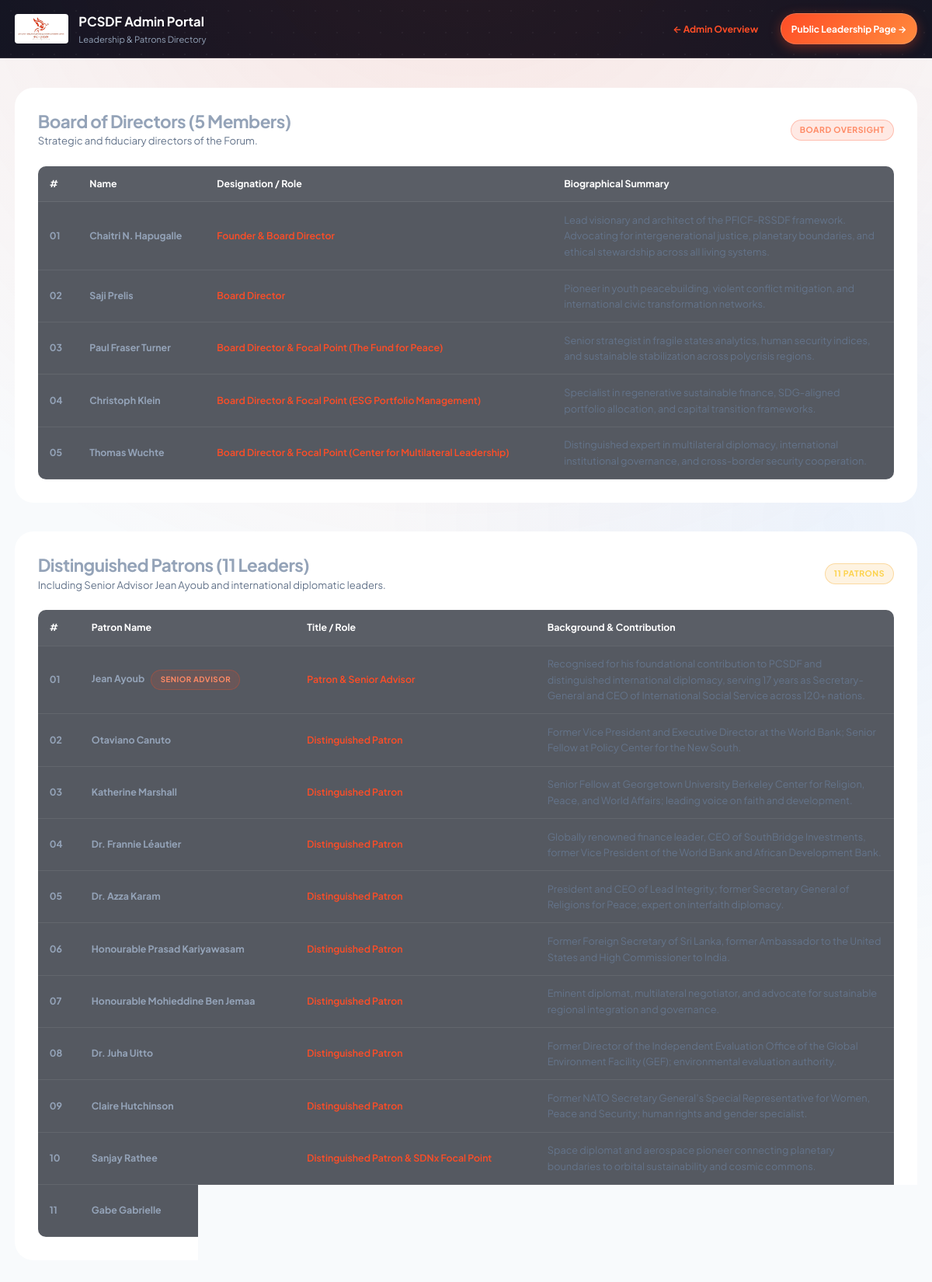
The app's page /admin/patrons.php with its own data.
### tables this page shows
CREATE TABLE IF NOT EXISTS `board_members` (
  `id` INT AUTO_INCREMENT PRIMARY KEY,
  `name` VARCHAR(150) NOT NULL,
  `role` VARCHAR(150) NOT NULL,
  `bio` TEXT,
  `linkedin_url` VARCHAR(255) DEFAULT NULL,
  `display_order` INT DEFAULT 0
);

CREATE TABLE IF NOT EXISTS `patrons` (
  `id` INT AUTO_INCREMENT PRIMARY KEY,
  `name` VARCHAR(150) NOT NULL,
  `title_role` VARCHAR(255) NOT NULL,
  `bio` TEXT,
  `linkedin_url` VARCHAR(255) DEFAULT NULL,
  `is_featured` TINYINT(1) DEFAULT 0,
  `display_order` INT DEFAULT 0
);

### includes/db.php (called while the page is built, shortened)
<?php
require_once __DIR__ . '/data.php';
class Database {
    private static ?PDO $pdo = null;
    public static function connect(): ?PDO {
        if (self::$pdo !== null) {
            return self::$pdo;
        }
        try {
            $dsn = "mysql:host=" . DB_HOST . ";port=" . DB_PORT . ";dbname=" . DB_NAME . ";charset=utf8mb4";
            $options = [
                PDO::ATTR_ERRMODE => PDO::ERRMODE_EXCEPTION,
                PDO::ATTR_DEFAULT_FETCH_MODE => PDO::FETCH_ASSOC,
                PDO::ATTR_EMULATE_PREPARES => false,
                PDO::ATTR_TIMEOUT => 3
            ];
            self::$pdo = new PDO($dsn, DB_USER, DB_PASS, $options);
            return self::$pdo;
        } catch (PDOException $e) {
            if ($e->getCode() == 1049) {
                try {
                    $server_dsn = "mysql:host=" . DB_HOST . ";port=" . DB_PORT . ";charset=utf8mb4";
                    $server_pdo = new PDO($server_dsn, DB_USER, DB_PASS, [PDO::ATTR_ERRMODE => PDO::ERRMODE_EXCEPTION]);
                    $sql_file = __DIR__ . '/../sql/pcsdf_db.sql';
                    if (file_exists($sql_file)) {
                        $sql = file_get_contents($sql_file);
                        $server_pdo->exec($sql);
                        self::$pdo = new PDO($dsn, DB_USER, DB_PASS, $options);
                        self::$is_connected = true;
                        return self::$pdo;
                    }
                } catch (Exception $setup_e) {
                    self::$connection_error = $setup_e->getMessage();
                }
            } else {
                self::$connection_error = $e->getMessage();
            }
            self::$is_connected = false;
            return null;
        }
    }
}
function getBoardMembers(): array {
    global $DEFAULT_BOARD;
    $pdo = Database::connect();
    if ($pdo) {
        try {
            $stmt = $pdo->query("SELECT * FROM board_members ORDER BY display_order ASC, id ASC");
            $rows = $stmt->fetchAll();
            if (!empty($rows)) {
                return $rows;
            }
        } catch (Exception $e) {
        }
    }
    return $DEFAULT_BOARD;
}
function getPatrons(): array {
    global $DEFAULT_PATRONS;
    $pdo = Database::connect();
    if ($pdo) {
        try {
            $stmt = $pdo->query("SELECT * FROM patrons ORDER BY display_order ASC, id ASC");
            $rows = $stmt->fetchAll();
            if (!empty($rows)) {
                return $rows;
            }
        } catch (Exception $e) {
        }
    }
    return $DEFAULT_PATRONS;
}

### admin/patrons.php (the view, shortened to what this page needs)
<?php
require_once __DIR__ . '/../includes/db.php';
$board = getBoardMembers();
$patrons = getPatrons();
?>
<!DOCTYPE html>
<html lang="en">
<head>
    <link rel="stylesheet" href="<?= BASE_URL ?>/assets/css/style.css">
</head>
<body style="background: #F8FAFC; padding-bottom: 4rem;">
    <header style="background: #0B1323; color: #FFF; padding: 1rem 0; border-bottom: 1px solid rgba(255,255,255,0.1);">
        <div class="container" style="display: flex; justify-content: space-between; align-items: center;">
            <div style="display: flex; align-items: center; gap: 0.85rem;">
                <img src="<?= BASE_URL ?>/assets/images/pcsdf-logo.jpg" alt="Logo" style="height: 38px; border-radius: 4px; background: #FFF; padding: 2px;">
                <div>
                    <span style="font-weight: 700; color: #FFF; font-size: 1.1rem;">PCSDF Admin Portal</span>
                    <span style="display: block; font-size: 0.75rem; color: #94A3B8;">Leadership &amp; Patrons Directory</span>
                </div>
            </div>
            <div style="display: flex; gap: 1rem; align-items: center;">
                <a href="<?= BASE_URL ?>/admin/index.php" class="btn btn-outline-white" style="padding: 0.4rem 0.85rem; font-size: 0.8rem;">
                    &larr; Admin Overview
                </a>
                <a href="<?= BASE_URL ?>/about.php" class="btn btn-primary" style="padding: 0.4rem 0.85rem; font-size: 0.8rem;">
                    Public Leadership Page &rarr;
                </a>
            </div>
        </div>
    </header>
    <div class="container" style="padding-top: 2.5rem;">
        <div style="background: #FFFFFF; border: 1px solid var(--border-light); border-radius: var(--radius-lg); padding: 2rem; box-shadow: var(--shadow-sm); margin-bottom: 2.5rem;">
            <div style="display: flex; justify-content: space-between; align-items: center; margin-bottom: 1.5rem;">
                <div>
                    <h2 style="font-family: var(--font-serif); font-size: 1.5rem; color: var(--secondary-dark);">
                        Board of Directors (5 Members)
                    </h2>
                    <p style="font-size: 0.875rem; color: #64748B;">Strategic and fiduciary directors of the Forum.</p>
                </div>
                <span class="badge badge-primary">Board Oversight</span>
            </div>
            <div class="table-responsive">
                <table class="data-table">
                <thead>
                    <tr>
                        <th>#</th>
                        <th>Name</th>
                        <th>Designation / Role</th>
                        <th>Biographical Summary</th>
                    </tr>
                </thead>
                <tbody>
                    <?php foreach ($board as $idx => $b): ?>
                        <tr>
                            <td><strong><?= sprintf('%02d', $idx + 1) ?></strong></td>
                            <td style="font-weight: 700; color: var(--secondary-dark);"><?= htmlspecialchars($b['name']) ?></td>
                            <td style="color: var(--primary); font-weight: 600;"><?= htmlspecialchars($b['role']) ?></td>
                            <td style="font-size: 0.85rem; color: #64748B; max-width: 400px;"><?= htmlspecialchars($b['bio'] ?? '') ?></td>
                        </tr>
                    <?php endforeach; ?>
                </tbody>
            </table>
            </div>
        </div>
        <div style="background: #FFFFFF; border: 1px solid var(--border-light); border-radius: var(--radius-lg); padding: 2rem; box-shadow: var(--shadow-sm);">
            <div style="display: flex; justify-content: space-between; align-items: center; margin-bottom: 1.5rem;">
                <div>
                    <h2 style="font-family: var(--font-serif); font-size: 1.5rem; color: var(--secondary-dark);">
                        Distinguished Patrons (11 Leaders)
                    </h2>
                    <p style="font-size: 0.875rem; color: #64748B;">Including Senior Advisor Jean Ayoub and international diplomatic leaders.</p>
                </div>
                <span class="badge badge-gold">11 Patrons</span>
            </div>
            <div class="table-responsive">
            <table class="data-table">
                <thead>
                    <tr>
                        <th>#</th>
                        <th>Patron Name</th>
                        <th>Title / Role</th>
                        <th>Background &amp; Contribution</th>
                    </tr>
                </thead>
                <tbody>
                    <?php foreach ($patrons as $idx => $patron): ?>
                        <tr>
                            <td><strong><?= sprintf('%02d', $idx + 1) ?></strong></td>
                            <td style="font-weight: 700; color: var(--secondary-dark);">
                                <?= htmlspecialchars($patron['name']) ?>
                                <?php if (!empty($patron['is_featured'])): ?>
                                    <span class="badge badge-primary" style="margin-left: 0.4rem; font-size: 0.65rem;">Senior Advisor</span>
                                <?php endif; ?>
                            </td>
                            <td style="color: var(--primary); font-weight: 600;"><?= htmlspecialchars($patron['title_role']) ?></td>
                            <td style="font-size: 0.85rem; color: #64748B; max-width: 400px;"><?= htmlspecialchars($patron['bio'] ?? '') ?></td>
                        </tr>
                    <?php endforeach; ?>
                </tbody>
            </table>
            </div>
        </div>
    </div>
</body>
</html>

### assets/css/style.css (style rules this page uses)
:root { --primary: #FF4D26; --primary-hover: #FF6842; --primary-glow: rgba(255, 77, 38, 0.35); --primary-subtle: rgba(255, 77, 38, 0.12); --primary-border: rgba(255, 77, 38, 0.28); --primary-gradient: linear-gradient(135deg, #FF4D26 0%, #FF8A3D 100%); --gold: #F59E0B; --gold-glow: rgba(245, 158, 11, 0.25); --emerald: #10B981; --emerald-glow: rgba(16, 185, 129, 0.25); --cyan: #06B6D4; --blue: #3B82F6; --bg-canvas: #080B11; --bg-surface: #0E131F; --bg-surface-elevated: #141B2D; --bg-card: rgba(18, 24, 38, 0.7); --bg-card-hover: rgba(24, 32, 50, 0.85); --border-subtle: rgba(255, 255, 255, 0.08); --border-card: rgba(255, 255, 255, 0.1); --border-hover: rgba(255, 77, 38, 0.4); --text-main: #FFFFFF; --text-body: #94A3B8; --text-muted: #64748B; --text-light: #F8FAFC; --font-sans: 'Plus Jakarta Sans', system-ui, -apple-system, sans-serif; --font-display: 'Space Grotesk', 'Plus Jakarta Sans', sans-serif; --radius-xs: 6px; --radius-sm: 10px; --radius-md: 16px; --radius-lg: 24px; --radius-pill: 9999px; --shadow-card: 0 4px 20px -2px rgba(0, 0, 0, 0.5), 0 0 0 1px var(--border-card); --shadow-hover: 0 16px 36px -6px rgba(0, 0, 0, 0.6), 0 0 30px rgba(255, 77, 38, 0.15), 0 0 0 1px var(--primary-border); --shadow-glow: 0 0 35px rgba(255, 77, 38, 0.3); --transition: all 0.25s cubic-bezier(0.16, 1, 0.3, 1); }
*, *::before, *::after { box-sizing: border-box; margin: 0; padding: 0; }
html { scroll-behavior: smooth; font-size: 15px; background-color: var(--bg-canvas); }
body { font-family: var(--font-sans); background-color: var(--bg-canvas); color: var(--text-body); line-height: 1.6; -webkit-font-smoothing: antialiased; -moz-osx-font-smoothing: grayscale; overflow-x: hidden; position: relative; }
body::before { content: ''; position: fixed; top: 0; left: 0; right: 0; bottom: 0; background-image: radial-gradient(rgba(255, 255, 255, 0.04) 1px, transparent 1px), radial-gradient(circle at 50% -10%, rgba(255, 77, 38, 0.12), transparent 50%), radial-gradient(circle at 90% 40%, rgba(59, 130, 246, 0.06), transparent 40%); background-size: 28px 28px, 100% 100%, 100% 100%; pointer-events: none; z-index: 0; }
a { color: var(--primary); text-decoration: none; transition: var(--transition); -webkit-tap-highlight-color: transparent; }
img { max-width: 100%; height: auto; display: block; }
.container { width: 100%; max-width: 1240px; margin: 0 auto; padding: 0 1.25rem; position: relative; z-index: 1; }
h1, h2, h3, h4, h5, h6 { color: var(--text-main); font-family: var(--font-display); font-weight: 700; line-height: 1.22; letter-spacing: -0.025em; }
.badge { display: inline-flex; align-items: center; gap: 0.45rem; padding: 0.28rem 0.75rem; border-radius: var(--radius-pill); font-size: 0.7rem; font-weight: 700; letter-spacing: 0.05em; text-transform: uppercase; backdrop-filter: blur(8px); }
.badge-primary { background: var(--primary-subtle); color: #FF8A65; border: 1px solid var(--primary-border); }
.badge-gold { background: rgba(245, 158, 11, 0.12); color: #FCD34D; border: 1px solid rgba(245, 158, 11, 0.3); }
.btn { display: inline-flex; align-items: center; justify-content: center; gap: 0.45rem; padding: 0.6rem 1.35rem; min-height: 40px; font-size: 0.825rem; font-weight: 700; border-radius: var(--radius-pill); border: 1px solid transparent; cursor: pointer; transition: var(--transition); white-space: nowrap; }
.btn-primary { background: var(--primary-gradient); color: #FFFFFF !important; box-shadow: 0 4px 15px var(--primary-glow); border: 1px solid rgba(255, 255, 255, 0.15); }
.table-responsive { width: 100%; overflow-x: auto; -webkit-overflow-scrolling: touch; }
.data-table { width: 100%; border-collapse: collapse; background: rgba(14, 19, 31, 0.7); border-radius: var(--radius-sm); }
.data-table th, .data-table td { padding: 0.85rem 1rem; text-align: left; border-bottom: 1px solid var(--border-subtle); font-size: 0.825rem; }
.data-table th { background: rgba(255, 255, 255, 0.03); font-weight: 700; color: #FFFFFF; }

### records on screen
board_members: name "Chaitri N. Hapugalle", role "Founder & Board Director", bio "Lead visionary and architect of the PFICF-RSSDF framework. Advocating for intergenerational justice, planetary boundaries, and ethical stewardship across all living systems."
board_members: name "Saji Prelis", role "Board Director", bio "Pioneer in youth peacebuilding, violent conflict mitigation, and international civic transformation networks."
board_members: name "Paul Fraser Turner", role "Board Director & Focal Point (The Fund for Peace)", bio "Senior strategist in fragile states analytics, human security indices, and sustainable stabilization across polycrisis regions."
board_members: name "Christoph Klein", role "Board Director & Focal Point (ESG Portfolio Management)", bio "Specialist in regenerative sustainable finance, SDG-aligned portfolio allocation, and capital transition frameworks."
board_members: name "Thomas Wuchte", role "Board Director & Focal Point (Center for Multilateral Leadership)", bio "Distinguished expert in multilateral diplomacy, international institutional governance, and cross-border security cooperation."
patrons: name "Jean Ayoub", is_featured "SENIOR ADVISOR", title_role "Patron & Senior Advisor", bio "Recognised for his foundational contribution to PCSDF and distinguished international diplomacy, serving 17 years as Secretary-General and CEO of International Social Service across 120+ nations."
patrons: name "Otaviano Canuto", title_role "Distinguished Patron", bio "Former Vice President and Executive Director at the World Bank; Senior Fellow at Policy Center for the New South."
patrons: name "Katherine Marshall", title_role "Distinguished Patron", bio "Senior Fellow at Georgetown University Berkeley Center for Religion, Peace, and World Affairs; leading voice on faith and development."
patrons: name "Dr. Frannie Léautier", title_role "Distinguished Patron", bio "Globally renowned finance leader, CEO of SouthBridge Investments, former Vice President of the World Bank and African Development Bank."
patrons: name "Dr. Azza Karam", title_role "Distinguished Patron", bio "President and CEO of Lead Integrity; former Secretary General of Religions for Peace; expert on interfaith diplomacy."
patrons: name "Honourable Prasad Kariyawasam", title_role "Distinguished Patron", bio "Former Foreign Secretary of Sri Lanka, former Ambassador to the United States and High Commissioner to India."
patrons: name "Honourable Mohieddine Ben Jemaa", title_role "Distinguished Patron", bio "Eminent diplomat, multilateral negotiator, and advocate for sustainable regional integration and governance."
patrons: name "Dr. Juha Uitto", title_role "Distinguished Patron", bio "Former Director of the Independent Evaluation Office of the Global Environment Facility (GEF); environmental evaluation authority."
patrons: name "Claire Hutchinson", title_role "Distinguished Patron", bio "Former NATO Secretary General’s Special Representative for Women, Peace and Security; human rights and gender specialist."
patrons: name "Sanjay Rathee", title_role "Distinguished Patron & SDNx Focal Point", bio "Space diplomat and aerospace pioneer connecting planetary boundaries to orbital sustainability and cosmic commons."
patrons: name "Gabe Gabrielle"
